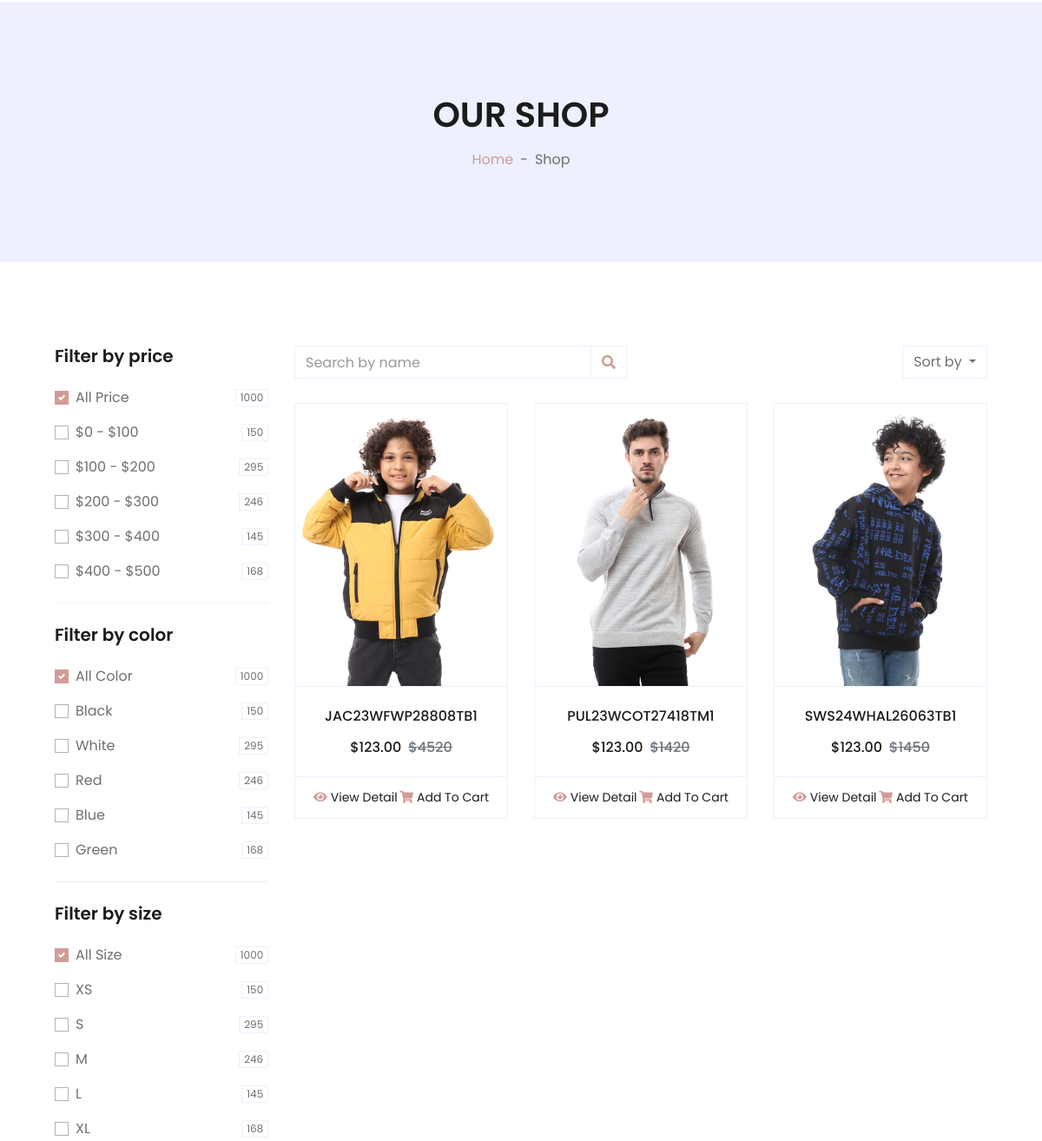
Before: /products/ (middle part) with the older database file.
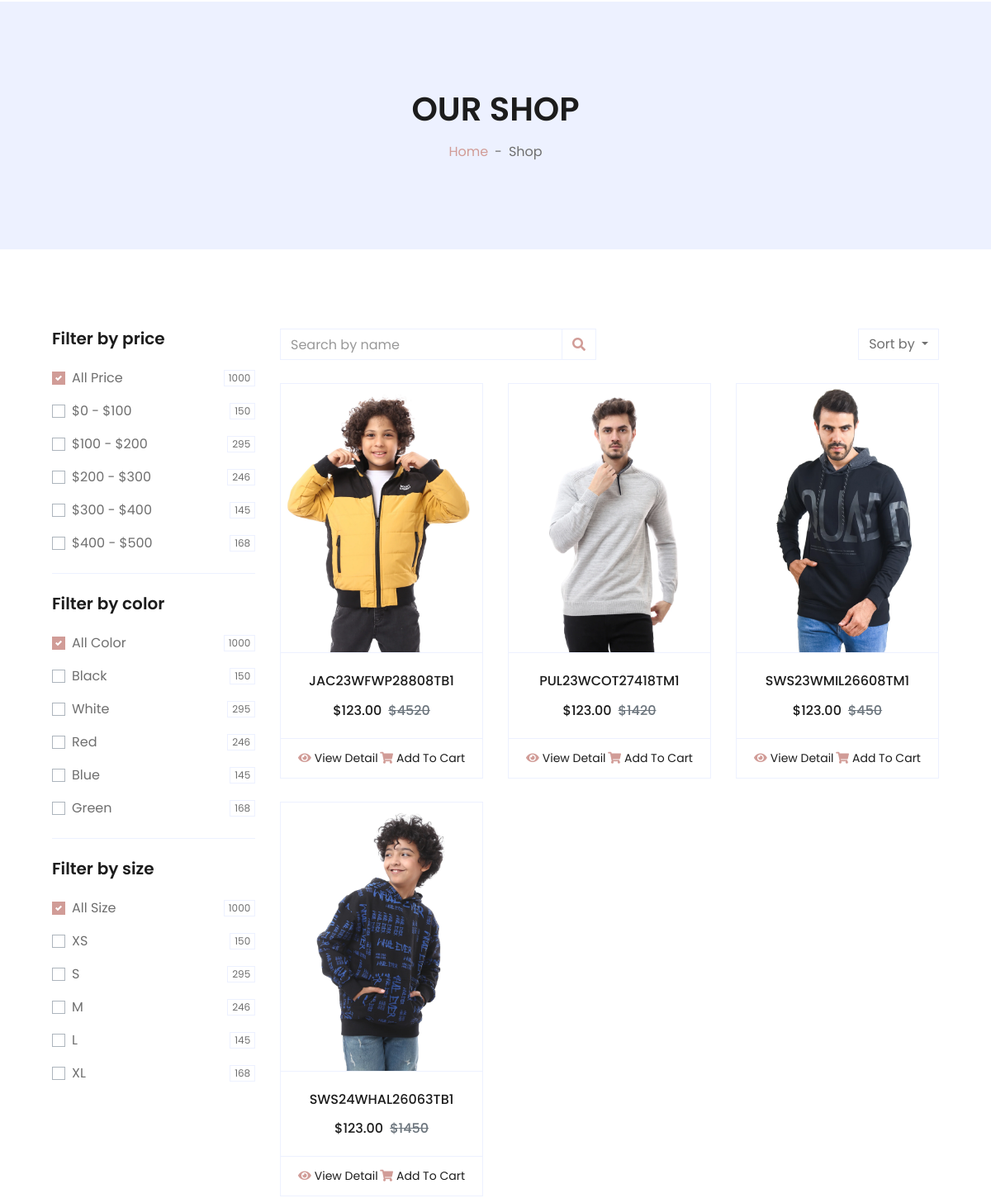
After: the same page with the newer database file.
### products/models.py (models this page shows, shortened)
class Product(models.Model):
    name = models.CharField(unique=True, max_length=50)
    image = models.ImageField(upload_to='product/')
    stock = models.IntegerField(default=1)
    price = models.IntegerField(default=0)
    discount = models.IntegerField(default=0)
    description = models.TextField(max_length=10000)
    created_at = models.DateTimeField( default=timezone.now)
    slug = models.SlugField(null=True,blank=True , unique=True)
    views = models.PositiveIntegerField(default=0)
    is_available = models.BooleanField(default=True)
    tags = TaggableManager()
    subcategory = models.ForeignKey("Subcategory",null=True,blank=True, on_delete=models.CASCADE)
    PRDBrand = models.ForeignKey('Brand' ,related_name='product_brand', on_delete=models.CASCADE , blank=True, null=True ,verbose_name=_("Brand "))
    class Meta:
        ordering = ["name"]
    def get_absolute_url(self):
        return reverse("product_detail", args=[self.slug])
    def __str__(self):
        return self.name

### products/views.py (the view, shortened to what this page needs)
# urls.py: path('', product_list ,name = 'product_list'),
def product_list(request , subcategory_id=None , brand_slug=None , tag_slug=None):
    categories = None
    brands = None
    tags = None
    if subcategory_id != None :
        categories = get_object_or_404(Subcategory,id = subcategory_id)
        products = Product.objects.filter(subcategory=categories  ,is_available=True)
        paginator = Paginator(products,6)
        page = request.GET.get('page')
        paged_product = paginator.get_page(page)
        product_count = products.count()
    else :
        products = Product.objects.filter(is_available=True)
        paginator = Paginator(products,6)
        page = request.GET.get('page')
        paged_product = paginator.get_page(page)
        product_count = products.count()
    context={
        'products':paged_product,
    }
    return render(request , 'products/product_list.html' , context )

### products/models.py (called while the page is built)
    def get_url(self):
        return reverse('product_by_subcategory',args=[self.id])

    def get_url(self):
        return reverse('product_by_brand',args=[self.slug])

    def __str__(self):
        return self.BRDName

### products/product_context.py (called while the page is built)
def category_nav(request):
    categories = Category.objects.all()
    brands = Brand.objects.all()
    context = {
        'categories':categories,
        'brands':brands
    }
    return context

### products/templates/products/product_list.html (shortened to what this page needs)
{% extends "base.html" %}
{% load static %}
{% block body %}
<div class="container-fluid bg-secondary mb-5">
    <div class="d-flex flex-column align-items-center justify-content-center" style="min-height: 300px">
        {% if 'search' in request.path %}
        <h1 class="font-weight-semi-bold text-uppercase mb-3">Search Result</h1>
        {% else %}
        <h1 class="font-weight-semi-bold text-uppercase mb-3">Our Shop</h1>
        {% endif %}
        <div class="d-inline-flex">
            <p class="m-0"><a href="/">Home</a></p>
            <p class="m-0 px-2">-</p>
            <p class="m-0">Shop</p>
        </div>
    </div>
</div>
<div class="container-fluid pt-5">
    <div class="row px-xl-5">
        <div class="col-lg-3 col-md-12">
            <div class="border-bottom mb-4 pb-4">
                <h5 class="font-weight-semi-bold mb-4">Filter by price</h5>
                <form>
                    <div class="custom-control custom-checkbox d-flex align-items-center justify-content-between mb-3">
                        <label class="custom-control-label" for="price-all">All Price</label>
                        <span class="badge border font-weight-normal">1000</span>
                    </div>
                    <div class="custom-control custom-checkbox d-flex align-items-center justify-content-between mb-3">
                        <label class="custom-control-label" for="price-1">$0 - $100</label>
                        <span class="badge border font-weight-normal">150</span>
                    </div>
                    <div class="custom-control custom-checkbox d-flex align-items-center justify-content-between mb-3">
                        <label class="custom-control-label" for="price-2">$100 - $200</label>
                        <span class="badge border font-weight-normal">295</span>
                    </div>
                    <div class="custom-control custom-checkbox d-flex align-items-center justify-content-between mb-3">
                        <label class="custom-control-label" for="price-3">$200 - $300</label>
                        <span class="badge border font-weight-normal">246</span>
                    </div>
                    <div class="custom-control custom-checkbox d-flex align-items-center justify-content-between mb-3">
                        <label class="custom-control-label" for="price-4">$300 - $400</label>
                        <span class="badge border font-weight-normal">145</span>
                    </div>
                    <div class="custom-control custom-checkbox d-flex align-items-center justify-content-between">
                        <label class="custom-control-label" for="price-5">$400 - $500</label>
                        <span class="badge border font-weight-normal">168</span>
                    </div>
                </form>
            </div>
            <div class="border-bottom mb-4 pb-4">
                <h5 class="font-weight-semi-bold mb-4">Filter by color</h5>
                <form>
                    <div class="custom-control custom-checkbox d-flex align-items-center justify-content-between mb-3">
                        <label class="custom-control-label" for="price-all">All Color</label>
                        <span class="badge border font-weight-normal">1000</span>
                    </div>
                    <div class="custom-control custom-checkbox d-flex align-items-center justify-content-between mb-3">
                        <label class="custom-control-label" for="color-1">Black</label>
                        <span class="badge border font-weight-normal">150</span>
                    </div>
                    <div class="custom-control custom-checkbox d-flex align-items-center justify-content-between mb-3">
                        <label class="custom-control-label" for="color-2">White</label>
                        <span class="badge border font-weight-normal">295</span>
                    </div>
                    <div class="custom-control custom-checkbox d-flex align-items-center justify-content-between mb-3">
                        <label class="custom-control-label" for="color-3">Red</label>
                        <span class="badge border font-weight-normal">246</span>
                    </div>
                    <div class="custom-control custom-checkbox d-flex align-items-center justify-content-between mb-3">
                        <label class="custom-control-label" for="color-4">Blue</label>
                        <span class="badge border font-weight-normal">145</span>
                    </div>
                    <div class="custom-control custom-checkbox d-flex align-items-center justify-content-between">
                        <label class="custom-control-label" for="color-5">Green</label>
                        <span class="badge border font-weight-normal">168</span>
                    </div>
                </form>
            </div>
            <div class="mb-5">
                <h5 class="font-weight-semi-bold mb-4">Filter by size</h5>
                <form>
                    <div class="custom-control custom-checkbox d-flex align-items-center justify-content-between mb-3">
                        <label class="custom-control-label" for="size-all">All Size</label>
                        <span class="badge border font-weight-normal">1000</span>
                    </div>
                    <div class="custom-control custom-checkbox d-flex align-items-center justify-content-between mb-3">
                        <label class="custom-control-label" for="size-1">XS</label>
                        <span class="badge border font-weight-normal">150</span>
                    </div>
                    <div class="custom-control custom-checkbox d-flex align-items-center justify-content-between mb-3">
                        <label class="custom-control-label" for="size-2">S</label>
                        <span class="badge border font-weight-normal">295</span>
                    </div>
                    <div class="custom-control custom-checkbox d-flex align-items-center justify-content-between mb-3">
                        <label class="custom-control-label" for="size-3">M</label>
                        <span class="badge border font-weight-normal">246</span>
                    </div>
                    <div class="custom-control custom-checkbox d-flex align-items-center justify-content-between mb-3">
                        <label class="custom-control-label" for="size-4">L</label>
                        <span class="badge border font-weight-normal">145</span>
                    </div>
                    <div class="custom-control custom-checkbox d-flex align-items-center justify-content-between">
                        <label class="custom-control-label" for="size-5">XL</label>
                        <span class="badge border font-weight-normal">168</span>
                    </div>
                </form>
            </div>
        </div>
        <div class="col-lg-9 col-md-12">
            <div class="row pb-3">
                <div class="col-12 pb-1">
                    <div class="d-flex align-items-center justify-content-between mb-4">
                        <form action="{% url 'search'%}">
                            <div class="input-group">
                                <input type="text" name="q" class="form-control" placeholder="Search by name">
                                <div class="input-group-append">
                                    <span class="input-group-text bg-transparent text-primary">
                                        <i class="fa fa-search"></i>
                                    </span>
                                </div>
                            </div>
                        </form>
                        <div class="dropdown ml-4">
                            <button class="btn border dropdown-toggle" type="button" id="triggerId"
                                data-toggle="dropdown" aria-haspopup="true" aria-expanded="false">
                                Sort by
                            </button>
                        </div>
                    </div>
                </div>
                {% if products %}
                {% for product in products %}
                <div class="col-lg-4 col-md-6 col-sm-12 pb-1">
                    <div class="card product-item border-0 mb-4">
                        <div
                            class="card-header product-img position-relative overflow-hidden bg-transparent border p-0">
                            <img class="img-fluid w-100" src="{{product.image.url}}" alt="">
                        </div>
                        <div class="card-body border-left border-right text-center p-0 pt-4 pb-3">
                            <h6 class="text-truncate mb-3">{{product}}</h6>
                            <div class="d-flex justify-content-center">
                                <h6>$123.00</h6>
                                <h6 class="text-muted ml-2"><del>${{product.price}}</del></h6>
                            </div>
                        </div>
                        <div class="card-footer d-flex justify-content-between bg-light border">
                            <a href="{{product.get_absolute_url}}" class="btn btn-sm text-dark p-0"><i
                                    class="fas fa-eye text-primary mr-1"></i>View Detail</a>
                            <a href="" class="btn btn-sm text-dark p-0"><i
                                    class="fas fa-shopping-cart text-primary mr-1"></i>Add To Cart</a>
                        </div>
                    </div>
                </div>
                {% endfor %}
                {% else %}
                <div class="col-12 text-center">
                    <h2>Nothing Found , PLS Try Again</h2>
                </div>
                {% endif %}
                <div class="col-12 pb-1">
                </div>
            </div>
        </div>
    </div>
</div>
{% endblock body %}

### templates/base.html (shortened to what this page needs)
{% load static %}
<!DOCTYPE HTML>
<html lang="en">
<head>
    <link href="https://cdnjs.cloudflare.com/ajax/libs/font-awesome/5.10.0/css/all.min.css" rel="stylesheet">
    <link href="{% static 'lib/owlcarousel/assets/owl.carousel.min.css'%}" rel="stylesheet">
    <link href="{% static 'css/style.css'%}" rel="stylesheet">
</head>
<body>
    {% block body %}
    {% endblock body %}
</body>
</html>

Changed rows visible on the page:
added Product: image (picture), name "SWS23WMIL26608TM1", price "450"
